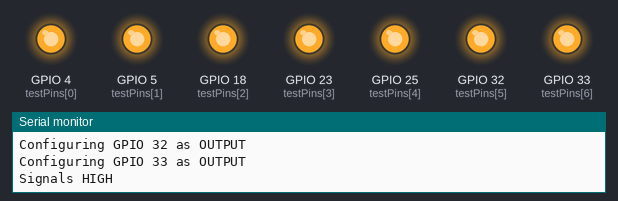
Simulated run of this sketch. Board: ESP32. Parts: output pins drawn as LEDs (lit = HIGH), the last lines printed to the serial monitor.

Above: at 0.5 s.
At 3.5 s:
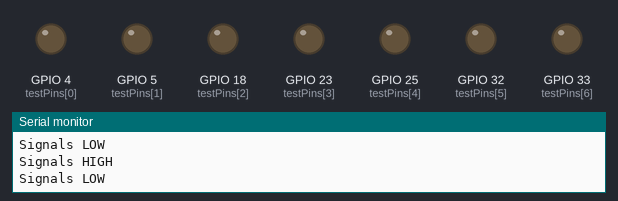
Timing chart, 0 to 4.6 s (numbered marks = the images above):
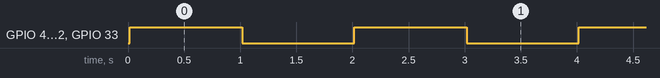

The sketch:

MyBlink.ino
```cpp
// Wemos D1 Mini ESP32 Pin Testing Code
const int testPins[] = {4, 5, 18, 23, 25, 32, 33}; // 35 သည် Input-only ဖြစ်၍ ချန်လှပ်ထားပါသည်
const int pinCount = 7;

void setup() {
  Serial.begin(115200);
  Serial.println("Starting GPIO Signal Test...");

  // Pin အားလုံးကို Output အဖြစ် သတ်မှတ်ခြင်း
  for (int i = 0; i < pinCount; i++) {
    pinMode(testPins[i], OUTPUT);
    Serial.printf("Configuring GPIO %d as OUTPUT\n", testPins[i]);
  }
}

void loop() {
  Serial.println("Signals HIGH");
  // Pin အားလုံးကို အချက်ပေးမီး လွှတ်ခြင်း
  for (int i = 0; i < pinCount; i++) {
    digitalWrite(testPins[i], HIGH);
  }
  delay(1000); // ၁ စက္ကန့် စောင့်ပါ

  Serial.println("Signals LOW");
  // Pin အားလုံးကို ပိတ်ခြင်း
  for (int i = 0; i < pinCount; i++) {
    digitalWrite(testPins[i], LOW);
  }
  delay(1000); // ၁ စက္ကန့် စောင့်ပါ
}
```

Measured:
- by itself, GPIO 4 (testPins[0]), GPIO 5 (testPins[1]), GPIO 18 (testPins[2]), GPIO 23 (testPins[3]), GPIO 25 (testPins[4]), GPIO 32 (testPins[5]), GPIO 33 (testPins[6]): alternates HIGH for 1.0 s and LOW for 1.0 s
